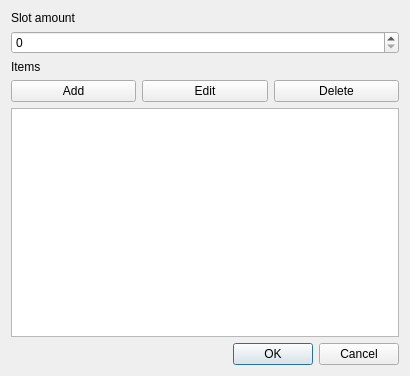
<?xml version="1.0" encoding="UTF-8"?>
<ui version="4.0">
 <class>InventoryEditDlg</class>
 <widget class="QDialog" name="InventoryEditDlg">
  <property name="geometry">
   <rect>
    <x>0</x>
    <y>0</y>
    <width>410</width>
    <height>376</height>
   </rect>
  </property>
  <property name="windowTitle">
   <string>Dialog</string>
  </property>
  <layout class="QVBoxLayout" name="verticalLayout">
   <item>
    <widget class="QLabel" name="label">
     <property name="text">
      <string>Slot amount</string>
     </property>
    </widget>
   </item>
   <item>
    <widget class="QSpinBox" name="fSlotAmount"/>
   </item>
   <item>
    <widget class="QLabel" name="label_2">
     <property name="text">
      <string>Items</string>
     </property>
    </widget>
   </item>
   <item>
    <layout class="QHBoxLayout" name="horizontalLayout">
     <item>
      <widget class="QPushButton" name="btnAdd">
       <property name="text">
        <string>Add</string>
       </property>
      </widget>
     </item>
     <item>
      <widget class="QPushButton" name="btnEdit">
       <property name="text">
        <string>Edit</string>
       </property>
      </widget>
     </item>
     <item>
      <widget class="QPushButton" name="btnDelete">
       <property name="text">
        <string>Delete</string>
       </property>
      </widget>
     </item>
    </layout>
   </item>
   <item>
    <widget class="QListWidget" name="fItems"/>
   </item>
   <item>
    <widget class="QDialogButtonBox" name="buttonBox">
     <property name="orientation">
      <enum>Qt::Horizontal</enum>
     </property>
     <property name="standardButtons">
      <set>QDialogButtonBox::Cancel|QDialogButtonBox::Ok</set>
     </property>
    </widget>
   </item>
  </layout>
 </widget>
 <resources/>
 <connections>
  <connection>
   <sender>buttonBox</sender>
   <signal>accepted()</signal>
   <receiver>InventoryEditDlg</receiver>
   <slot>accept()</slot>
   <hints>
    <hint type="sourcelabel">
     <x>248</x>
     <y>254</y>
    </hint>
    <hint type="destinationlabel">
     <x>157</x>
     <y>274</y>
    </hint>
   </hints>
  </connection>
  <connection>
   <sender>buttonBox</sender>
   <signal>rejected()</signal>
   <receiver>InventoryEditDlg</receiver>
   <slot>reject()</slot>
   <hints>
    <hint type="sourcelabel">
     <x>316</x>
     <y>260</y>
    </hint>
    <hint type="destinationlabel">
     <x>286</x>
     <y>274</y>
    </hint>
   </hints>
  </connection>
 </connections>
</ui>
